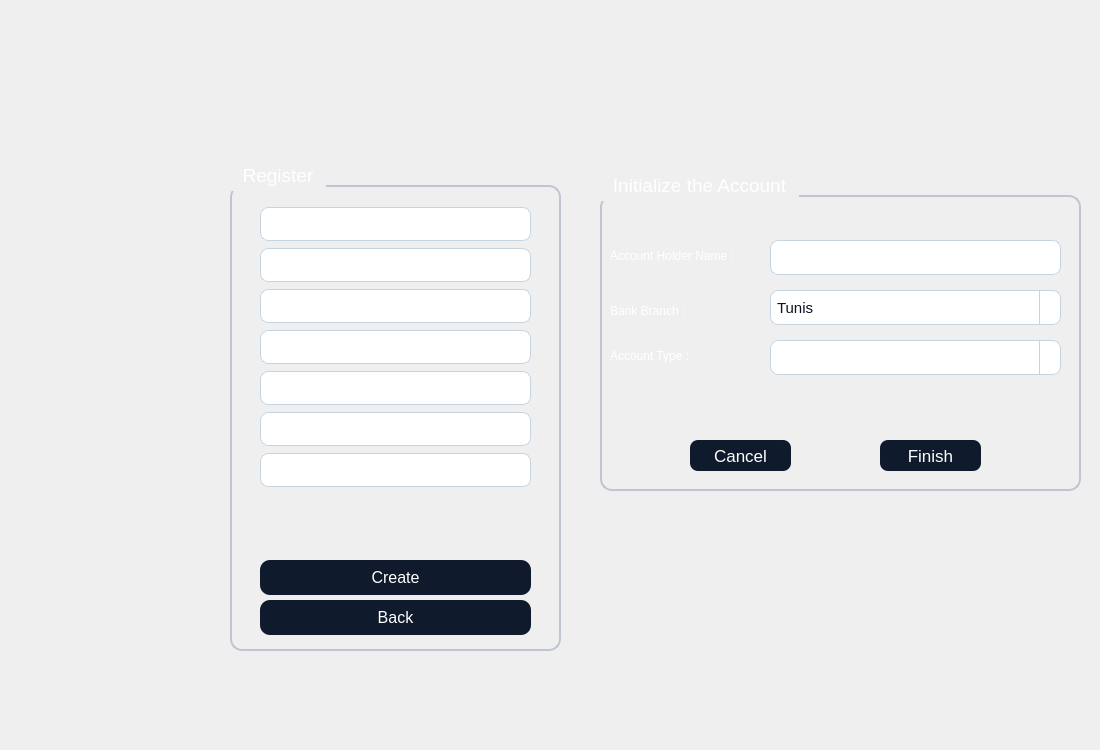
<?xml version="1.0" encoding="UTF-8"?>
<ui version="4.0">
 <class>addcustomer</class>
 <widget class="QDialog" name="addcustomer">
  <property name="geometry">
   <rect>
    <x>0</x>
    <y>0</y>
    <width>1100</width>
    <height>750</height>
   </rect>
  </property>
  <property name="windowTitle">
   <string>Dialog</string>
  </property>
  <property name="styleSheet">
   <string notr="true">QTableWidget {
    background-color: #1A2236;
    color: #FFFFFF;
    border: 1px solid #3A3F58;
    gridline-color: #3A3F58;
    font-family: &quot;Inter&quot;;
    font-size: 10pt;
    border-radius: 8px;
    selection-background-color: #0F5FFF;
    selection-color: #FFFFFF;
}

QHeaderView::section {
    background-color: #0F1A2C;
    color: #FFFFFF;
    border: 1px solid #3A3F58;
    padding: 4px;
    font-family: &quot;Montserrat SemiBold&quot;;
    font-size: 10pt;
}

QTableWidget::item:selected {
    background-color: #0F5FFF;
    color: #FFFFFF;
}
QGroupBox {
    border: 1.5px solid #BFC5D2;
    border-radius: 12px;
    margin-top: 25px;
    color: white;
    font-family: &quot;Segoe UI Semibold&quot;;
    font-size: 14pt;
}

QGroupBox::title {
    subcontrol-origin: margin;
    padding: 4px 10px;
}
QPushButton {
    background-color: #0F1A2C;
    color: #FFFFFF;
	border-color: rgb(0, 0, 0);
    border-radius: 10px;
    font-family: &quot;Montserrat SemiBold&quot;;
    font-size: 12pt;
    padding: 6px 12px;
}

QPushButton:hover {
    background-color: #1A2942;
}

QPushButton:pressed {
    background-color: #09111A;
}
QLineEdit {
    background-color: #FFFFFF;
    border: 1px solid #C6D4E1;
    border-radius: 8px;
    padding: 6px;
    color: #0A1320;
    font-family: &quot;Inter&quot;;
    font-size: 11pt;
}

QLineEdit:focus {
    border: 1px solid #00B4FF;
    background-color: #F8FBFF;
}
QComboBox {
    background-color: #FFFFFF;
    border: 1px solid #C6D4E1;
    border-radius: 8px;
    padding: 6px;
    color: #0A1320;
    font-family: &quot;Inter&quot;;
    font-size: 11pt;
}

QComboBox:focus {
    border: 1px solid #00B4FF;
    background-color: #F8FBFF;
}

QComboBox::drop-down {
    subcontrol-origin: padding;
    subcontrol-position: top right;
    width: 20px;
    border-left: 1px solid #C6D4E1;
}

QComboBox::down-arrow {
    
	image: url(:/new/prefix1/icon.png);
    width: 12px;
    height: 12px;
}</string>
  </property>
  <widget class="QGroupBox" name="gbox">
   <property name="geometry">
    <rect>
     <x>600</x>
     <y>170</y>
     <width>481</width>
     <height>321</height>
    </rect>
   </property>
   <property name="title">
    <string>Initialize the Account</string>
   </property>
   <widget class="QLabel" name="label_3">
    <property name="geometry">
     <rect>
      <x>10</x>
      <y>70</y>
      <width>161</width>
      <height>31</height>
     </rect>
    </property>
    <property name="styleSheet">
     <string notr="true">color: rgb(255, 255, 255);
</string>
    </property>
    <property name="text">
     <string>Account Holder Name :</string>
    </property>
   </widget>
   <widget class="QLineEdit" name="le11">
    <property name="geometry">
     <rect>
      <x>170</x>
      <y>70</y>
      <width>291</width>
      <height>35</height>
     </rect>
    </property>
   </widget>
   <widget class="QComboBox" name="box">
    <property name="geometry">
     <rect>
      <x>170</x>
      <y>170</y>
      <width>291</width>
      <height>35</height>
     </rect>
    </property>
   </widget>
   <widget class="QLabel" name="label_4">
    <property name="geometry">
     <rect>
      <x>10</x>
      <y>170</y>
      <width>101</width>
      <height>31</height>
     </rect>
    </property>
    <property name="styleSheet">
     <string notr="true">color: rgb(255, 255, 255);</string>
    </property>
    <property name="text">
     <string>Account Type :</string>
    </property>
   </widget>
   <widget class="QPushButton" name="back">
    <property name="geometry">
     <rect>
      <x>90</x>
      <y>270</y>
      <width>101</width>
      <height>31</height>
     </rect>
    </property>
    <property name="styleSheet">
     <string notr="true">background-color: #0F1A2C;
    color: #FFFFFF;
border-color: rgb(0, 0, 0);
    border-radius: 8px;
    font-family: &quot;Segoe UI Semibold&quot;;
    font-size: 13pt;</string>
    </property>
    <property name="text">
     <string>Cancel</string>
    </property>
   </widget>
   <widget class="QPushButton" name="finish">
    <property name="geometry">
     <rect>
      <x>280</x>
      <y>270</y>
      <width>101</width>
      <height>31</height>
     </rect>
    </property>
    <property name="styleSheet">
     <string notr="true">background-color: #0F1A2C;
    color: #FFFFFF;
border-color: rgb(0, 0, 0);
    border-radius: 8px;
    font-family: &quot;Segoe UI Semibold&quot;;
    font-size: 13pt;</string>
    </property>
    <property name="text">
     <string>Finish</string>
    </property>
   </widget>
   <widget class="QLabel" name="l2">
    <property name="geometry">
     <rect>
      <x>10</x>
      <y>220</y>
      <width>461</width>
      <height>41</height>
     </rect>
    </property>
    <property name="styleSheet">
     <string notr="true">color: rgb(170, 0, 0);
font: 700 14pt &quot;Segoe UI&quot;;</string>
    </property>
    <property name="text">
     <string/>
    </property>
   </widget>
   <widget class="QComboBox" name="box2">
    <property name="geometry">
     <rect>
      <x>170</x>
      <y>120</y>
      <width>291</width>
      <height>35</height>
     </rect>
    </property>
    <item>
     <property name="text">
      <string>Tunis</string>
     </property>
    </item>
    <item>
     <property name="text">
      <string>Ariana</string>
     </property>
    </item>
    <item>
     <property name="text">
      <string>Beja</string>
     </property>
    </item>
    <item>
     <property name="text">
      <string>Ben Arous</string>
     </property>
    </item>
    <item>
     <property name="text">
      <string>Bizerte</string>
     </property>
    </item>
    <item>
     <property name="text">
      <string>Jendouba</string>
     </property>
    </item>
    <item>
     <property name="text">
      <string>Kef</string>
     </property>
    </item>
    <item>
     <property name="text">
      <string>Manouba</string>
     </property>
    </item>
    <item>
     <property name="text">
      <string>Nabeul</string>
     </property>
    </item>
    <item>
     <property name="text">
      <string>Siliana</string>
     </property>
    </item>
    <item>
     <property name="text">
      <string>Sousse</string>
     </property>
    </item>
    <item>
     <property name="text">
      <string>Zaghouan</string>
     </property>
    </item>
    <item>
     <property name="text">
      <string>Kairouan</string>
     </property>
    </item>
    <item>
     <property name="text">
      <string>Kasserine</string>
     </property>
    </item>
    <item>
     <property name="text">
      <string>Mahdia</string>
     </property>
    </item>
    <item>
     <property name="text">
      <string>Monastir</string>
     </property>
    </item>
    <item>
     <property name="text">
      <string>Sidi Bouzid </string>
     </property>
    </item>
    <item>
     <property name="text">
      <string>Sfax</string>
     </property>
    </item>
    <item>
     <property name="text">
      <string>Gabes</string>
     </property>
    </item>
    <item>
     <property name="text">
      <string>Kebili</string>
     </property>
    </item>
    <item>
     <property name="text">
      <string>Medenine</string>
     </property>
    </item>
    <item>
     <property name="text">
      <string>Tataouine</string>
     </property>
    </item>
    <item>
     <property name="text">
      <string>Tozeur</string>
     </property>
    </item>
   </widget>
   <widget class="QLabel" name="label_5">
    <property name="geometry">
     <rect>
      <x>10</x>
      <y>130</y>
      <width>121</width>
      <height>21</height>
     </rect>
    </property>
    <property name="styleSheet">
     <string notr="true">color: rgb(255, 255, 255);
</string>
    </property>
    <property name="text">
     <string>Bank Branch :</string>
    </property>
   </widget>
  </widget>
  <widget class="QGroupBox" name="groupBox">
   <property name="geometry">
    <rect>
     <x>230</x>
     <y>160</y>
     <width>331</width>
     <height>491</height>
    </rect>
   </property>
   <property name="styleSheet">
    <string notr="true"/>
   </property>
   <property name="title">
    <string>Register</string>
   </property>
   <widget class="QWidget" name="verticalLayoutWidget">
    <property name="geometry">
     <rect>
      <x>10</x>
      <y>20</y>
      <width>311</width>
      <height>341</height>
     </rect>
    </property>
    <layout class="QVBoxLayout" name="verticalLayout_2" stretch="0,1,1,1,1,0,1">
     <property name="spacing">
      <number>0</number>
     </property>
     <property name="leftMargin">
      <number>20</number>
     </property>
     <property name="topMargin">
      <number>20</number>
     </property>
     <property name="rightMargin">
      <number>20</number>
     </property>
     <property name="bottomMargin">
      <number>20</number>
     </property>
     <item>
      <widget class="QLineEdit" name="le1_2">
       <property name="minimumSize">
        <size>
         <width>20</width>
         <height>20</height>
        </size>
       </property>
       <property name="styleSheet">
        <string notr="true"/>
       </property>
      </widget>
     </item>
     <item>
      <widget class="QLineEdit" name="le2_2">
       <property name="minimumSize">
        <size>
         <width>40</width>
         <height>20</height>
        </size>
       </property>
      </widget>
     </item>
     <item>
      <widget class="QLineEdit" name="le3_2">
       <property name="minimumSize">
        <size>
         <width>40</width>
         <height>20</height>
        </size>
       </property>
      </widget>
     </item>
     <item>
      <widget class="QLineEdit" name="le4_2">
       <property name="minimumSize">
        <size>
         <width>40</width>
         <height>20</height>
        </size>
       </property>
      </widget>
     </item>
     <item>
      <widget class="QLineEdit" name="le5_2">
       <property name="minimumSize">
        <size>
         <width>40</width>
         <height>20</height>
        </size>
       </property>
      </widget>
     </item>
     <item>
      <widget class="QLineEdit" name="le7_2">
       <property name="minimumSize">
        <size>
         <width>10</width>
         <height>20</height>
        </size>
       </property>
      </widget>
     </item>
     <item>
      <widget class="QLineEdit" name="le6_2">
       <property name="minimumSize">
        <size>
         <width>40</width>
         <height>20</height>
        </size>
       </property>
       <property name="echoMode">
        <enum>QLineEdit::EchoMode::Password</enum>
       </property>
      </widget>
     </item>
    </layout>
   </widget>
   <widget class="QLabel" name="l">
    <property name="geometry">
     <rect>
      <x>30</x>
      <y>340</y>
      <width>271</width>
      <height>51</height>
     </rect>
    </property>
    <property name="styleSheet">
     <string notr="true">color: rgb(170, 0, 0);
font: 700 14pt &quot;Segoe UI&quot;;</string>
    </property>
    <property name="text">
     <string/>
    </property>
   </widget>
   <widget class="QPushButton" name="btnback_2">
    <property name="geometry">
     <rect>
      <x>30</x>
      <y>440</y>
      <width>271</width>
      <height>35</height>
     </rect>
    </property>
    <property name="minimumSize">
     <size>
      <width>20</width>
      <height>35</height>
     </size>
    </property>
    <property name="text">
     <string>Back</string>
    </property>
   </widget>
   <widget class="QPushButton" name="btncreate_2">
    <property name="geometry">
     <rect>
      <x>30</x>
      <y>400</y>
      <width>271</width>
      <height>35</height>
     </rect>
    </property>
    <property name="minimumSize">
     <size>
      <width>0</width>
      <height>35</height>
     </size>
    </property>
    <property name="text">
     <string>Create</string>
    </property>
   </widget>
  </widget>
  <widget class="QLabel" name="label">
   <property name="geometry">
    <rect>
     <x>0</x>
     <y>0</y>
     <width>1100</width>
     <height>750</height>
    </rect>
   </property>
   <property name="styleSheet">
    <string notr="true">image: url(:/new/prefix1/bg.jpg);</string>
   </property>
   <property name="text">
    <string/>
   </property>
  </widget>
  <zorder>label</zorder>
  <zorder>gbox</zorder>
  <zorder>groupBox</zorder>
 </widget>
 <resources/>
 <connections/>
</ui>
